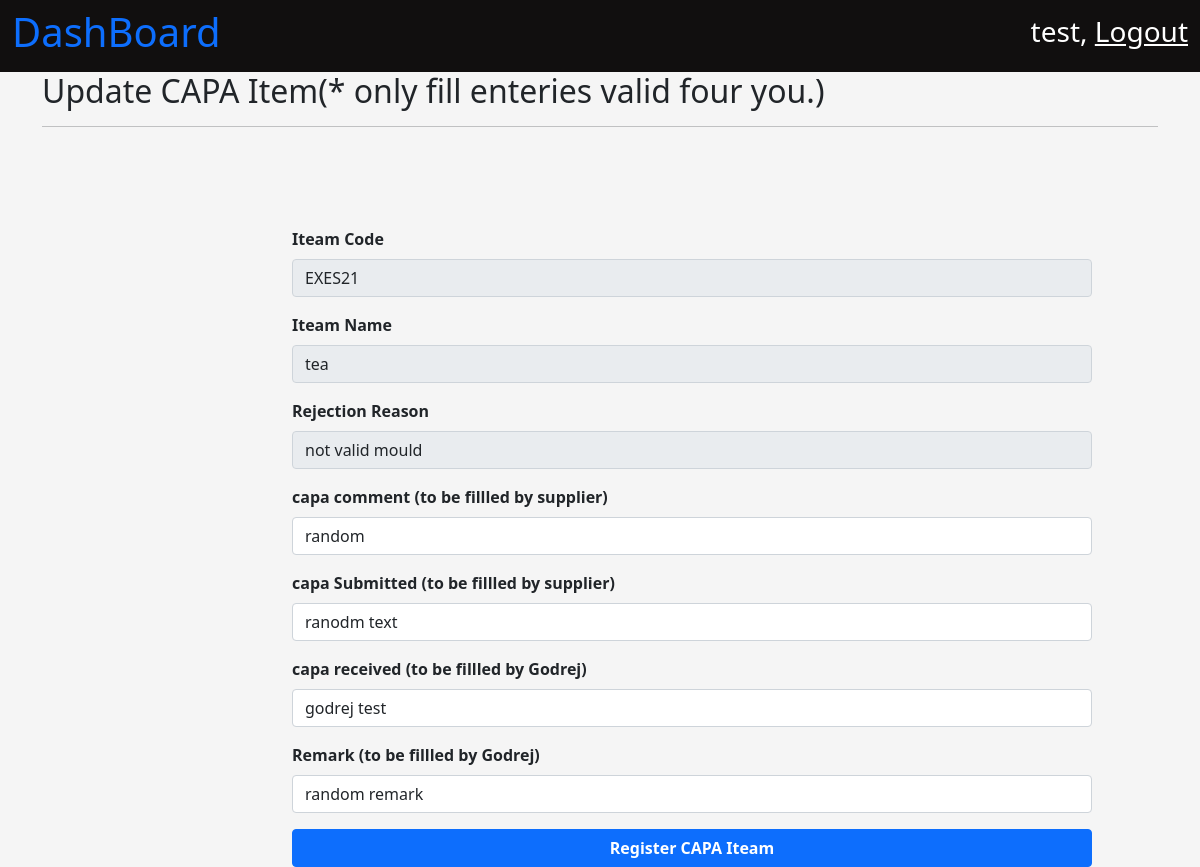
Screenshot of /quality/updateCAPA/2 (signed in) with the database file from the repository.
### MouldQuality/models.py (models this page shows)
class capa_data(models.Model):
    serial_number = models.AutoField(primary_key=True)
    item_code = models.CharField(max_length=100)
    item_name = models.CharField(max_length=200)
    last_updated = models.DateTimeField(auto_now = True)
    rejection_reason = models.CharField(max_length=100, null = True)
    capa_comment = models.CharField(max_length=200, null = True)
    capa_submitted = models.CharField(max_length=200, null = True)
    capa_recv = models.CharField(max_length=200, null = True)
    remark = models.CharField(max_length=200, null = True)

### MouldQuality/views.py (the view, shortened to what this page needs)
# urls.py: path('updateCAPA/<int:serial_number>', views.capa_update),
@login_required
def capa_update(request, serial_number):
    context = {}
    capa_data_obj = capa_data.objects.get(serial_number = serial_number)
    context['capa_data_obj'] = capa_data_obj
    return render(request, 'quality/capa_update.html', context)

### MouldQuality/templates/quality/capa_update.html (shortened to what this page needs)
{% extends 'base.html' %}
{% load static %}
{% block title %}
    <link
        rel="stylesheet"
        href="{% static 'css/dashboard.css' %}" >
{% endblock %}
{% block body_content %}
    <nav
        class="navbar navbar-light dashboard_nav">
        <div class="container-fluid dashboard_nav">
            <p class="h1 dashboard_title">
                <a href="{% url 'homePage' %}" style="text-decoration:None;">
                  DashBoard
                </a>
            </p>
            <div class="user_data">
                <p class="h3">
                    {{ request.user.first_name }},
                    <a href="{% url 'userLogout' %}">
                        Logout
                    </a>
                </p>
            </div>
        </div>
    </nav>
    <div class="container">
        <p class="h2">
            Update CAPA Item(* only fill enteries valid four you.)
        </p>
        <hr />
    </div>
    <div class="container" style="margin-top : 100px;">
        <form action="/quality/updateCAPA/{{ capa_data_obj.serial_number }}" autocomplete="off" method="POST" style="width : 800px;margin-left : 250px;">
            <div
                class="mb-3">
                <label
                    for="exampleInputEmail1"
                    class="form-label">
                    <b>
                    Iteam Code
                    </b>
                </label>
                <input
                type="text"
                name = "icode"
                value = "{{ capa_data_obj.item_code }}"
                class="form-control"
                id="vendorName"
                disabled
                >
            </div>
            <div
                class="mb-3">
                <label
                    for="exampleInputEmail1"
                    class="form-label">
                    <b>
                    Iteam Name
                    </b>
                </label>
                <input
                type="text"
                name = "iname"
                class="form-control"
                id="iname"
                value = "{{ capa_data_obj.item_name }}"
                disabled
                >
            </div>
            <div
                class="mb-3">
                <label
                    for="exampleInputEmail1"
                    class="form-label">
                    <b>
                    Rejection Reason
                    </b>
                </label>
                <input
                type="text"
                name = "reason"
                class="form-control"
                id="vendorName"
                value="{{ capa_data_obj.rejection_reason }}"
                disabled
                >
            </div>
            <div
                class="mb-3">
                <label
                    for="exampleInputEmail1"
                    class="form-label">
                    <b>
                    capa comment (to be fillled by supplier)
                    </b>
                </label>
                <input
                type="text"
                name = "capaComment"
                class="form-control"
                id="vendorName"
                value = "{{ capa_data_obj.capa_comment }}"
                >
            </div>
            <div
                class="mb-3">
                <label
                    for="exampleInputEmail1"
                    class="form-label">
                    <b>
                    capa Submitted (to be fillled by supplier)
                    </b>
                </label>
                <input
                type="text"
                name = "cappaSubmitted"
                class="form-control"
                id="vendorName"
                value = "{{ capa_data_obj.capa_submitted }}"
                >
            </div>
            <div
                class="mb-3">
                <label
                    for="exampleInputEmail1"
                    class="form-label">
                    <b>
                    capa received (to be fillled by Godrej)
                    </b>
                </label>
                <input
                type="text"
                name = "capparecv"
                class="form-control"
                id="vendorName"
                value = "{{ capa_data_obj.capa_recv }}"
                >
            </div>
            <div
                class="mb-3">
                <label
                    for="exampleInputEmail1"
                    class="form-label">
                    <b>
                    Remark (to be fillled by Godrej)
                    </b>
                </label>
                <input
                type="text"
                name = "remark"
                class="form-control"
                id="vendorName"
                value = "{{ capa_data_obj.remark }}"
                >
            </div>
        <button type="submit" class="btn btn-primary" style="width :800px;"><b>Register CAPA Iteam</b></button>
        </form>
    </div>
{% endblock %}

### user_panel/static/css/dashboard.css (style rules this page uses)
body { background-color: whitesmoke; }
nav.dashboard_nav { background-color: rgb(17, 15, 15); }
nav.dashboard_nav div.dashboard_nav { color : white; }
nav.dashboard_nav div.user_data p a { color: white; }

### rows the page displays
capa_data: icode "EXES21", iname "tea", reason "not valid mould", capaComment "random", cappaSubmitted "ranodm text", capparecv "godrej test", remark "random remark"

### other values shown
{{ request.user.first_name }} "test"
